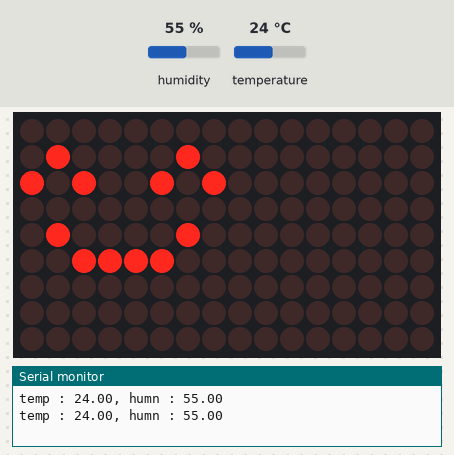
The sketch below on a simulated Arduino Uno, built with avr-gcc and run on an emulated ATmega328P. Parts: 16×9 LED matrix, the last lines printed to the serial monitor. The inputs (shaded band) are chosen by the test bench; at power-on: humidity 55 %, temperature 24 °C.

Above: at 3.8 s.
3.9 s: humidity set to 58 %
7.8 s: humidity set to 61 %
At 10.5 s:
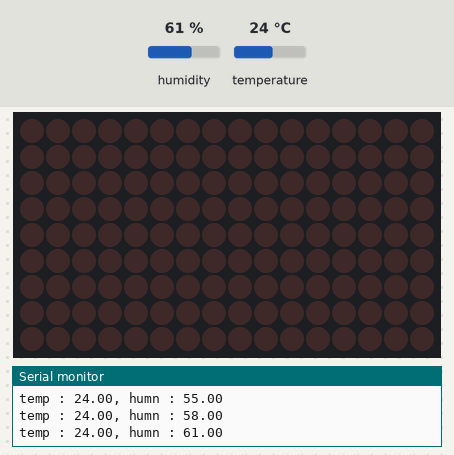
11.7 s: humidity set to 22 %
At 14.0 s:
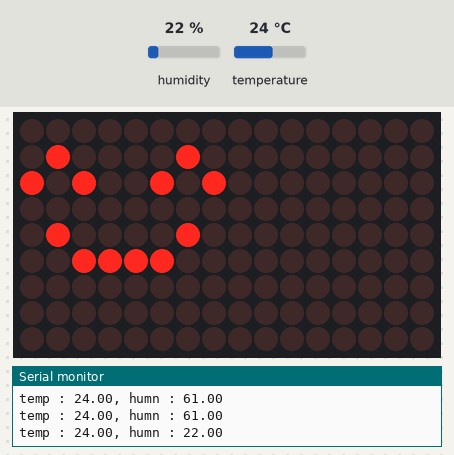
15.6 s: humidity set to 68 %
At 16.6 s:
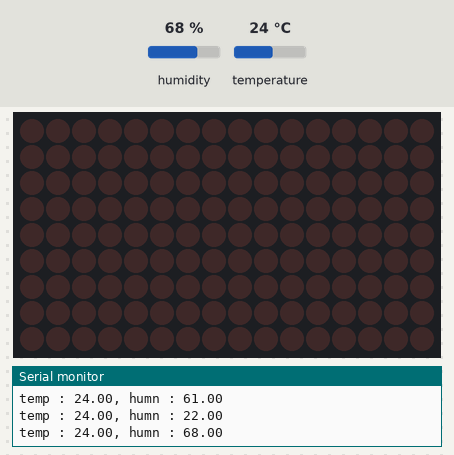
Timing chart, 0 to 18.6 s (numbered marks = the images above; inputs shaded):
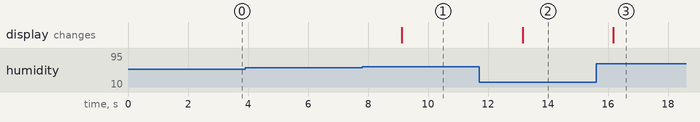

Measured:
- the behaviour switches between 59 and 60 % on humidity (found by bisection; images 0 and 1)
- after the input at 7.8 s, the display: changes after 1.3 s (image 1)
- after the input at 11.7 s, the display: changes after 1.5 s (image 2)
- after the input at 15.6 s, the display: changes after 0.58 s (image 3)

The sketch:

Assignment2_Temperature_Sensor.ino
```cpp
#include <SparkFunBME280.h>
#include <Adafruit_GFX.h>
#include <Adafruit_IS31FL3731.h>

#define ISSI_ADDR_DEFAULT 0x74
#define BME280_ADDR 0x77
Adafruit_IS31FL3731 matrix = Adafruit_IS31FL3731();
BME280 myBME280;
static const uint8_t PROGMEM

smile_bmp[] = // 이모티콘 배열 선언(생성 사이트 참고)
{
  B00000000,
  B01000010,
  B10100101,
  B00000000,
  B01000010,
  B00111100,
  B00000000,
  B00000000
};

int temp_Threshold = 30;
int humn_threshold = 60;

void setup(){
  Serial.begin(115200);
  matrix.begin();
  matrix.clear();
  myBME280.setI2CAddress(BME280_ADDR);
  myBME280.beginI2C();
}

void loop(){
  float temp_c = myBME280.readTempC();
  float humn = myBME280.readFloatHumidity();
  matrix.setRotation(0);
  matrix.clear();

  Serial.print("temp : ");
  Serial.print(temp_c);
  Serial.print(", humn : ");
  Serial.println(humn);

  if (temp_c < temp_Threshold && humn < humn_threshold){
      matrix.drawBitmap(0, 0, smile_bmp, 8, 8, 100);
      delay(1000);
  }
  delay(2000);
}
```
